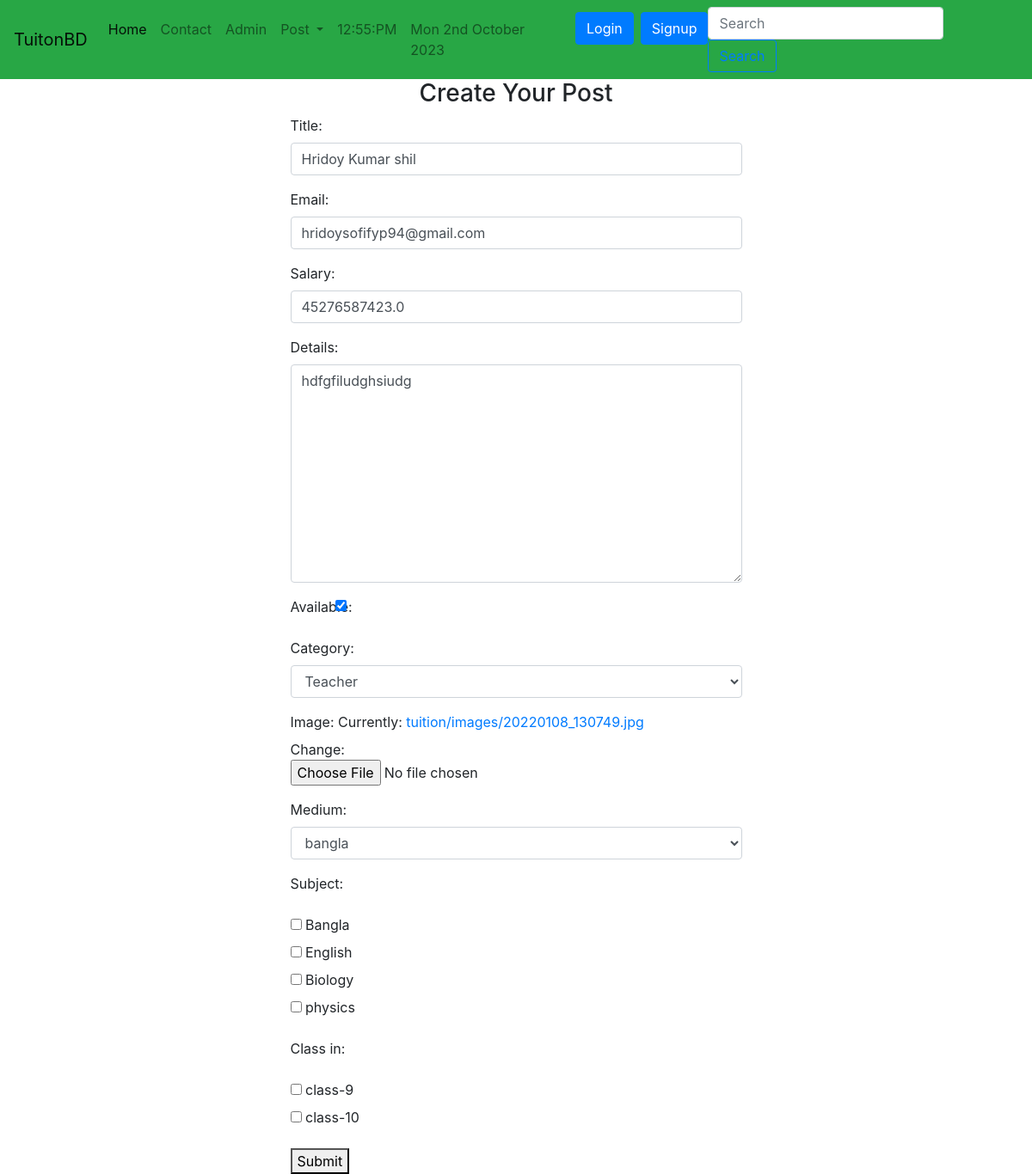
Page /tuition_App/edit/28/ on the earlier database version.
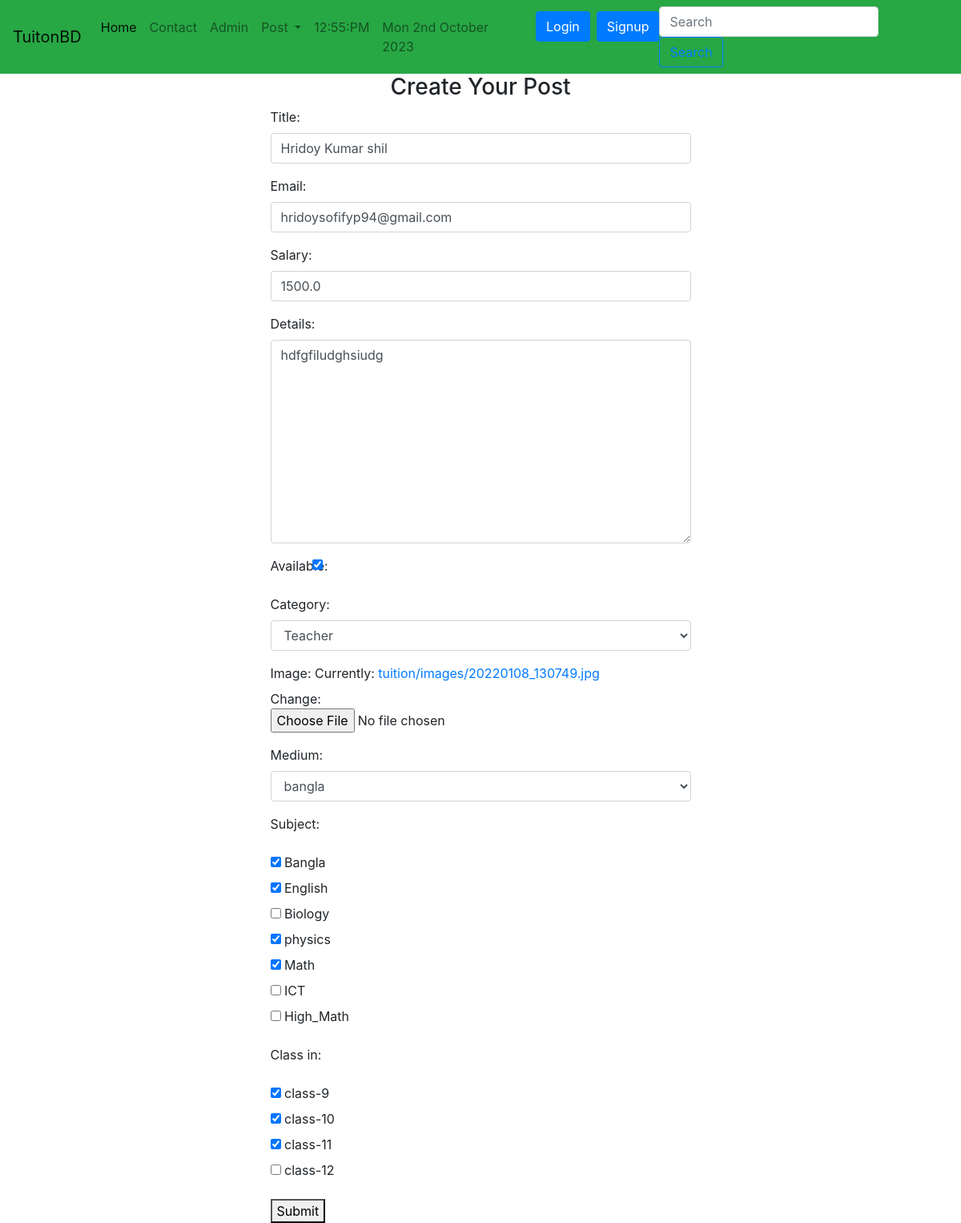
Same page on the later database version.
### tuition_App/models.py (models this page shows, shortened)
class Post(models.Model):
    CATEGORY = (
        ("Teacher", "Teacher"),
        ("Student", "Student"),
    )
    MEDIUM = (
        ("bangla", "bangla"),
        ("English", "English"),
        ("Urdu", "Urdu"),
        ("Hindi", "Hindi"),
        ("Arabic", "Arabic"),
    )
    user = models.ForeignKey(User, on_delete=models.CASCADE, blank=True, null=True)
    id = models.AutoField(primary_key=True)
    title = models.CharField(max_length=101)
    slug = models.CharField(max_length=100, default=title)
    email = models.EmailField()
    salary = models.FloatField()
    details = models.TextField()
    available = models.BooleanField()
    category = models.CharField(max_length=100, choices=CATEGORY)
    created_at = models.DateTimeField(default=now)
    image = models.ImageField(default="default.jpg", upload_to="tuition/images")
    medium = MultiSelectField(
        max_length=100, max_choices=5, choices=MEDIUM, default="bangla"
    )
    subject = models.ManyToManyField(Subject, related_name="subject_set")
    class_in = models.ManyToManyField(Class_in, related_name="class_set")

### tuition_App/views.py (the view, shortened to what this page needs)
# urls.py: path("edit/<int:pk>/", PostEditView.as_view(), name="edit"),
class PostEditView(UpdateView):
    model = Post
    form_class = PostForm
    template_name = "tuition/postcreate.html"

### tuition_App/forms.py
class PostForm(forms.ModelForm):
    class Meta:
        model = Post
        exclude = ["user", "id", "created_at", "slug", "likes", "views"]
        widgets = {
            "class_in": forms.CheckboxSelectMultiple(
                attrs={
                    "multiple": True,
                }
            ),
            "subject": forms.CheckboxSelectMultiple(
                attrs={
                    "multiple": True,
                }
            ),
        }

### tuition_App/models.py (called while the page is built)
    def __str__(self):
        return self.name

    def __str__(self):
        return self.name

### templates/tuition/postcreate.html (shortened to what this page needs)
{% extends 'basic.html' %}
{% block body %}
{% load crispy_forms_tags %}
<div class="container">
    <div class="col-md-6 offset-md-3">
        <h3 class="text-center"> Create Your Post</h3>
        <form method="post" enctype="multipart/form-data">
            {{form.as_p}}
            <button type="submit">Submit</button>
        </form>
    </div>
</div>
{% endblock body %}

Differences in the rows shown:
changed Post "Hridoy Kumar shil": salary "45276587423.0" → "1500.0"
Other differences:
form field subject: "☐ ☐ ☐ ☐" → "☑ ☑ ☐ ☑ ☑ ☐ ☐"
form field class_in: "☐ ☐" → "☑ ☑ ☑ ☐"
text no longer shown: "Title: Email: Salary: Details: Available: Category: Image: Currently: tuition/images/20220108_130749.jpg Change: Medium: Subject: Bangla English Biology physics Class in: class-9 class-10"
text now shown: "Title: Email: Salary: Details: Available: Category: Image: Currently: tuition/images/20220108_130749.jpg Change: Medium: Subject: Bangla English Biology physics Math ICT High_Math Class in: class-9 class-10 class-11 class-12"
